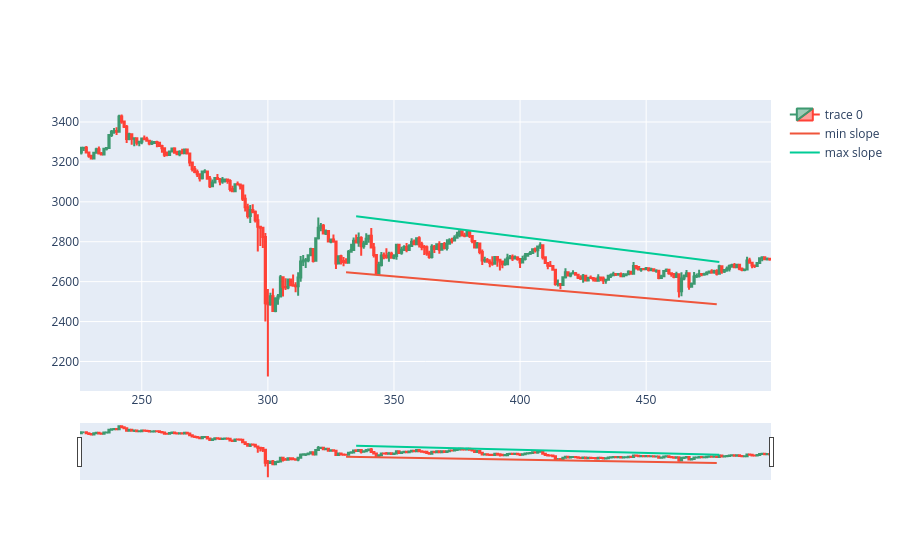

The code cell stored with this chart in its notebook:
### Code cell
import numpy as np
from matplotlib import pyplot
backcandles= 100
brange = 50 #should be less than backcandles
wind = 5

candleid = 480

optbackcandles= backcandles
sldiff = 100
sldist = 500
for r1 in range(backcandles-brange, backcandles+brange):
    maxim = np.array([])
    minim = np.array([])
    xxmin = np.array([])
    xxmax = np.array([])

    for i in range(candleid-r1, candleid+1, wind):
        minim = np.append(minim, df.low.iloc[i:i+wind].min())
        xxmin = np.append(xxmin, df.low.iloc[i:i+wind].idxmin())
    for i in range(candleid-r1, candleid+1, wind):
        maxim = np.append(maxim, df.high.loc[i:i+wind].max())
        xxmax = np.append(xxmax, df.high.iloc[i:i+wind].idxmax())
    slmin, intercmin = np.polyfit(xxmin, minim,1)
    slmax, intercmax = np.polyfit(xxmax, maxim,1)

    dist = (slmax*candleid + intercmax)-(slmin*candleid + intercmin)
    if(dist<sldist): #abs(slmin-slmax)<sldiff and
        #sldiff = abs(slmin-slmax)
        sldist = dist
        optbackcandles=r1
        slminopt = slmin
        slmaxopt = slmax
        intercminopt = intercmin
        intercmaxopt = intercmax
        maximopt = maxim.copy()
        minimopt = minim.copy()
        xxminopt = xxmin.copy()
        xxmaxopt = xxmax.copy()


print(optbackcandles)
dfpl = df[candleid-wind-optbackcandles-backcandles:candleid+optbackcandles]
fig = go.Figure(data=[go.Candlestick(x=dfpl.index,
                open=dfpl['open'],
                high=dfpl['high'],
                low=dfpl['low'],
                close=dfpl['close'])])

adjintercmax = (df.high.iloc[xxmaxopt] - slmaxopt*xxmaxopt).max()
adjintercmin = (df.low.iloc[xxminopt] - slminopt*xxminopt).min()
fig.add_trace(go.Scatter(x=xxminopt, y=slminopt*xxminopt + adjintercmin, mode='lines', name='min slope'))
fig.add_trace(go.Scatter(x=xxmaxopt, y=slmaxopt*xxmaxopt + adjintercmax, mode='lines', name='max slope'))
fig.show()

### Figure 1 — Plotly figure (JSON) as saved in the notebook; plotly's stock layout.template omitted (floating-point values rounded to 4 significant figures; data arrays with more than 128 entries replaced by an {"elided": "..."} marker saying what was removed)
{"data": [{"close": {"elided": "274 float values"}, "high": {"elided": "274 float values"}, "low": {"elided": "274 float values"}, "open": {"elided": "274 float values"}, "type": "candlestick", "x": {"elided": "274 int values"}}, {"mode": "lines", "name": "min slope", "type": "scatter", "x": [331, 337, 344, 348, 351, 356, 364, 368, 371, 380, 385, 388, 392, 400, 401, 410, 415, 416, 425, 430, 433, 436, 442, 448, 455, 456, 463, 467, 471, 478], "y": [2647.0, 2640.0, 2633.0, 2628.0, 2625.0, 2620.0, 2611.0, 2606.0, 2603.0, 2593.0, 2588.0, 2585.0, 2580.0, 2572.0, 2570.0, 2561.0, 2555.0, 2554.0, 2544.0, 2539.0, 2536.0, 2532.0, 2526.0, 2519.0, 2512.0, 2511.0, 2503.0, 2499.0, 2494.0, 2487.0]}, {"mode": "lines", "name": "max slope", "type": "scatter", "x": [335, 336, 341, 347, 355, 360, 361, 368, 375, 379, 381, 389, 395, 397, 405, 408, 412, 418, 421, 426, 431, 437, 445, 446, 452, 458, 462, 466, 471, 479], "y": [2928.0, 2926.0, 2918.0, 2909.0, 2896.0, 2888.0, 2886.0, 2875.0, 2864.0, 2858.0, 2854.0, 2842.0, 2832.0, 2829.0, 2816.0, 2811.0, 2805.0, 2796.0, 2791.0, 2783.0, 2775.0, 2765.0, 2753.0, 2751.0, 2741.0, 2732.0, 2725.0, 2719.0, 2711.0, 2698.0]}], "layout": {}}
